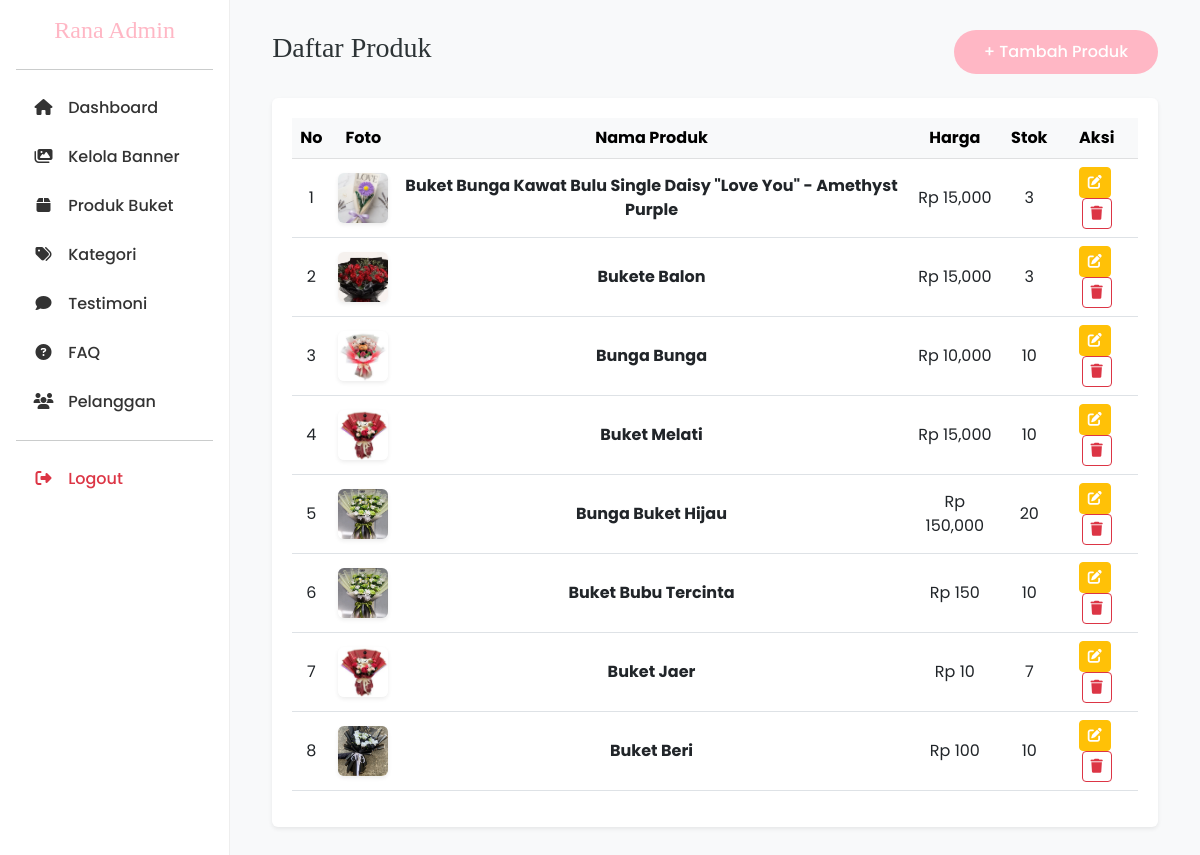
Page /admin/produk.php (signed in) on the committed database.
### tables this page shows
CREATE TABLE `products` (
  `id` int(11) NOT NULL,
  `category_id` int(11) DEFAULT NULL,
  `nama_produk` varchar(100) DEFAULT NULL,
  `deskripsi` text DEFAULT NULL,
  `harga` decimal(10,2) DEFAULT NULL,
  `dimensi` varchar(50) DEFAULT NULL,
  `stok` int(11) DEFAULT 10
);

### admin/produk.php (the view)
<?php include 'includes/header.php'; ?>
<div class="container-fluid">
    <div class="d-flex justify-content-between align-items-center mb-4">
        <h3 class="brand-font">Daftar Produk</h3>
        <a href="tambah_produk.php" class="btn btn-rana">+ Tambah Produk</a>
    </div>
    <div class="card border-0 shadow-sm">
        <div class="card-body">
            <div class="table-responsive">
                <table class="table table-hover align-middle">
                    <thead class="table-light">
                        <tr>
                            <th>No</th>
                            <th>Foto</th>
                            <th>Nama Produk</th>
                            <th>Harga</th>
                            <th class="text-center">Stok</th>
                            <th>Aksi</th>
                        </tr>
                    </thead>
                    <tbody>
                        <?php
                        $no = 1;
                        $query = "SELECT p.*,
                                 (SELECT nama_file FROM product_images WHERE product_id = p.id LIMIT 1) as foto
                                  FROM products p ORDER BY p.id DESC";
                        $result = mysqli_query($conn, $query);
                        while($row = mysqli_fetch_assoc($result)):
                            $stok_class = ($row['stok'] < 1) ? 'text-danger fw-bold' : 'text-dark';
                        ?>
                        <tr>
                            <td><?= $no++; ?></td>
                            <td>
                                <img src="../uploads/<?= $row['foto'] ?? 'default.jpg'; ?>" width="50" height="50" class="rounded shadow-sm" style="object-fit: cover;">
                            </td>
                            <td class="fw-bold"><?= $row['nama_produk']; ?></td>
                            <td>Rp <?= number_format($row['harga']); ?></td>
                            <td class="text-center <?= $stok_class; ?>">
                                <?= $row['stok']; ?>
                            </td>
                            <td>
                                <a href="edit_produk.php?id=<?= $row['id']; ?>" class="btn btn-sm btn-warning text-white me-1" title="Edit Stok & Harga">
                                    <i class="fas fa-edit"></i>
                                </a>
                                <a href="hapus_produk.php?id=<?= $row['id']; ?>" class="btn btn-sm btn-outline-danger" onclick="return confirm('Yakin mau hapus buket ini?')">
                                    <i class="fas fa-trash"></i>
                                </a>
                            </td>
                        </tr>
                        <?php endwhile; ?>
                    </tbody>
                </table>
            </div>
        </div>
    </div>
</div>
<?php include 'includes/footer.php'; ?>

### admin/includes/header.php (shortened to what this page needs)
<!DOCTYPE html>
<html lang="id">
<head>
    <link href="https://cdn.jsdelivr.net/npm/bootstrap@5.3.0/dist/css/bootstrap.min.css" rel="stylesheet">
    <link rel="stylesheet" href="https://cdnjs.cloudflare.com/ajax/libs/font-awesome/6.4.0/css/all.min.css">
    <link rel="stylesheet" href="../assets/css/style.css">
</head>
<body>
<div class="d-flex">
    <div class="sidebar p-3 d-none d-md-block" style="width: 280px;">
        <h4 class="brand-font text-center mb-4" style="color: var(--primary-pink);">Rana Admin</h4>
        <hr>
        <a href="index.php" class="admin-link"><i class="fas fa-home me-2"></i> Dashboard</a>
        <a href="banner.php" class="admin-link"><i class="fas fa-images me-2"></i> Kelola Banner</a>
        <a href="produk.php" class="admin-link"><i class="fas fa-box me-2"></i> Produk Buket</a>
        <a href="kategori.php" class="admin-link"><i class="fas fa-tags me-2"></i> Kategori</a>
        <a href="testimoni.php" class="admin-link"><i class="fas fa-comment me-2"></i> Testimoni</a>
        <a href="faq.php" class="admin-link"><i class="fas fa-question-circle me-2"></i> FAQ</a>
        <a href="users.php" class="admin-link"><i class="fas fa-users me-2"></i> Pelanggan</a>
        <hr>
        <a href="../logout.php" class="admin-link text-danger"><i class="fas fa-sign-out-alt me-2"></i> Logout</a>
    </div>
    <div class="w-100 main-content">

### admin/includes/footer.php
</div> </div> <script src="https://cdn.jsdelivr.net/npm/bootstrap@5.3.0/dist/js/bootstrap.bundle.min.js"></script>
</body>
</html>

### assets/css/style.css (style rules this page uses)
:root { --primary-pink: #FFB7C5; --hover-pink: #ff9eb0; --text-dark: #2d3436; --card-bg: #ffffff; --bg-soft: #fdfbfb; }
body { background-color: var(--bg-soft); font-family: 'Poppins', sans-serif; color: var(--text-dark); }
.brand-font { font-family: 'Playfair Display', serif; }
.card-body { padding: 20px; text-align: center; }
.btn-rana { background-color: var(--primary-pink); color: white; border-radius: 50px; padding: 10px 30px; border: none; font-weight: 500; transition: 0.3s; }

### admin/includes/header.php (style rules this page uses)
.sidebar { min-height: 100vh; background-color: #fff; border-right: 1px solid #eee; }
.admin-link { color: #333; padding: 10px 15px; display: block; border-radius: 10px; margin-bottom: 5px; font-weight: 500; text-decoration: none; }
.main-content { background-color: #f8f9fa; min-height: 100vh; padding: 30px; }
.admin-link i { width: 25px; text-align: center; }

### rows in the picture
products: shows a picture, nama_produk "Buket Bunga Kawat Bulu Single Daisy \"Love You\" - Amethyst Purple", harga "15,000", stok "3"
products: shows a picture, nama_produk "Bukete Balon", harga "15,000", stok "3"
products: shows a picture, nama_produk "Bunga Bunga", harga "10,000", stok "10"
products: nama_produk "Buket Melati", harga "15,000", stok "10"
products: nama_produk "Bunga Buket Hijau", harga "150,000", stok "20"
products: nama_produk "Buket Bubu Tercinta", harga "150", stok "10"
products: nama_produk "Buket Jaer", harga "10", stok "7"
products: shows a picture, nama_produk "Buket Beri", harga "100", stok "10"
